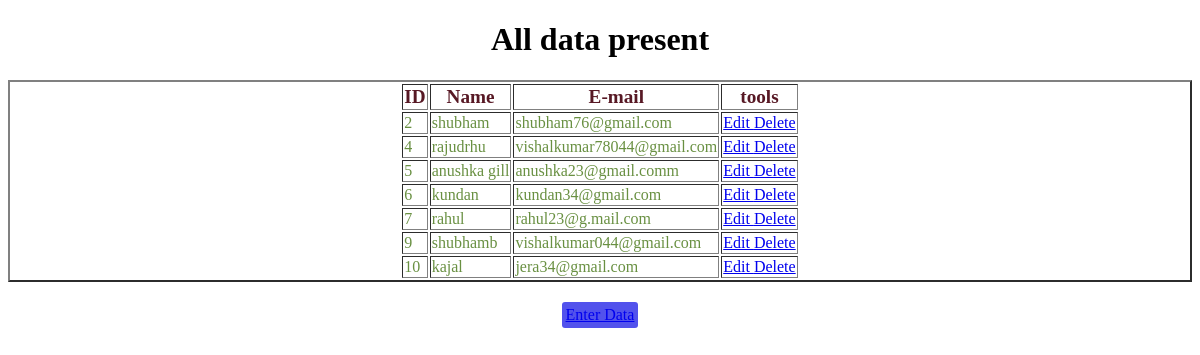
The page / on the database its author committed.
### app2.py (models this page shows)
class employee(db.Model):
    id = db.Column(db.Integer, primary_key=True)
    name = db.Column(db.String(80), unique=True, nullable=False)
    email = db.Column(db.String(120), unique=True, nullable=False)

### app2.py (the view)
@app.route('/')
def home():
    db.create_all()
    datas = employee.query.all()
    if datas :
        return render_template("home.html",datas = datas)
    else :
        return render_template("add.html")

### templates/home.html (shortened to what this page needs)
<!DOCTYPE html>
<html lang="en">
<head>
    <link rel="stylesheet" href="/static/style.css">
</head>
<body>
    <h1 class="btn">All data present</h1>
    <table class="btn" border="2">
        <tr class="head">
            <th>ID</th>
            <th>Name</th>
            <th>E-mail</th>
            <th>tools</th>
        </tr>
        {% for data in datas %}
        <tr class="body">
            <td>{{data.id}}</td>
            <td>{{data.name}}</td>
            <td>{{data.email}}</td>
            <td><a href="{{url_for('edit',id=data.id)}}">Edit </a><a href="{{url_for('delete',id=data.id)}}"> Delete</a></td>
        </tr>
        {% endfor %}
    </table>
    <br>
    <div class="btn"><a href="{{url_for('add')}}"> <p class="login button">Enter Data </p></a></div>
</body>
</html>

### static/style.css (style rules this page uses)
.btn { display: flex; justify-content: center; align-items: center; }
.head { color: rgb(87, 24, 36); font-size: larger; }
.body { color: rgb(105, 144, 66); }
.login { background-color: hsla(240, 80%, 58%, 0.893); }
.button { padding: 4px; margin: 2px; border-radius: 3px; }

### rows shown on the page
employee: id "2", name "shubham", email "shubham76@gmail.com"
employee: id "4", name "rajudrhu", email "vishalkumar78044@gmail.com"
employee: id "5", name "anushka gill", email "anushka23@gmail.comm"
employee: id "6", name "kundan", email "kundan34@gmail.com"
employee: id "7", name "rahul", email "rahul23@g.mail.com"
employee: id "9", name "shubhamb", email "vishalkumar044@gmail.com"
employee: id "10", name "kajal", email "jera34@gmail.com"
